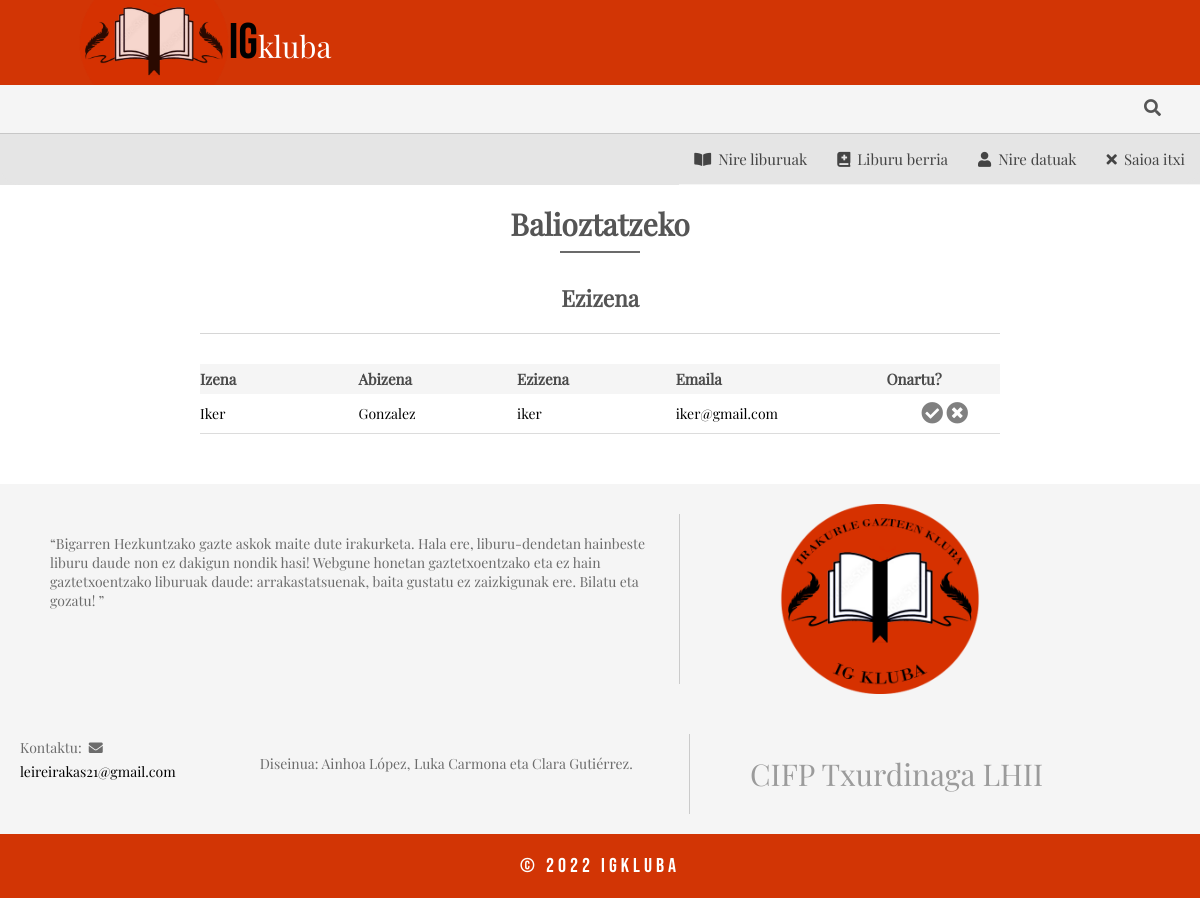
The app's page /validacion.php (signed in) with its own data.
### tables this page shows
CREATE TABLE usuarios (
  nombre varchar(20) NOT NULL,
  apellidos varchar(30) NOT NULL,
  correo varchar(30) NOT NULL,
  nickname varchar(30) NOT NULL,
  foto varchar(15) DEFAULT NULL,
  id_centro int(11) NOT NULL,
  fecha_nacimiento date DEFAULT NULL,
  tipo enum('Alumno','Profesor','Administrador') NOT NULL,
  validado tinyint(1) NOT NULL,
  movil char(9) DEFAULT NULL,
  password varchar(250) NOT NULL,
  id_nivel int(11),
  curso char(9) DEFAULT NULL
);

### validacion.php (the view, shortened to what this page needs)
<?php
include_once "database/conexion.php";
?>
<!DOCTYPE html>
<html lang="en">
<head>
<head>
    <link rel="stylesheet" href="https://cdnjs.cloudflare.com/ajax/libs/font-awesome/5.14.0/css/all.min.css">
    <link rel="stylesheet" href="css/estilos.css">
</head>
<body>
    <?php include('cabecera.php'); ?>
    <main class="container" id="validacion">
        <form action="validacion.php" method="post">
            <h1>Balioztatzeko</h1>
            <h2>Ezizena</h2>
            <table class="tabla-validar">
                <tr class="definicion-usuario">
                    <th>Izena</th>
                    <th>Abizena</th>
                    <th>Ezizena</th>
                    <th>Emaila</th>
                    <th>Onartu?</th>
                </tr>
                <?php
                $consulta = $miPDO->prepare("SELECT nombre, apellidos, nickname, correo FROM usuarios WHERE validado=0");
                $consulta->execute();
                $usuarios = $consulta->fetchAll();
                foreach ($usuarios as $posicion => $usuario) {
                    echo "<tr>";
                        echo "<td>" . $usuario['nombre'] . "</td>";
                        echo "<td>" . $usuario['apellidos'] . "</td>";
                        echo "<td>" . $usuario['nickname'] . "</td>";
                        echo "<td class='correo-usu' name= 'correo'>" . $usuario['correo'] . "</td>";
                        echo "<td>";
                            echo "<a class='boton_validacion validar-si' name='check' href='validacion.php?validado=1&correo=" . $usuario['correo'] . "' ><i class='fas fa-check-circle'></i></a> ";
                            echo "<a class='boton_validacion validar-no' name='check' href='validacion.php?validado=0&correo=" . $usuario['correo'] . "' ><i class='fas fa-times-circle'></i></a> ";
                        echo "</td>";
                    echo "</tr>";
                }
                ?>
            </table>
        </form>
    </main>
    <?php include('pie-pagina.php'); ?>
</body>
</html>

### css/estilos.css (style rules this page uses)
* { margin: 0; padding: 0; box-sizing: border-box; }
html { font-size: 0.625em; }
body { font-size: 1.5rem; }
#validacion { width: 100%; font-family: "Playfair"; display: flex; flex-direction: column; align-items: center; margin-top: 50px; }
#validacion form { width: 95%; max-width: 800px; }
#validacion h1 { text-align: center; display: flex; flex-direction: column; align-items: center; color: #555555; margin-top: 20px; margin-bottom: 30px; }
#validacion h1::after { content: ""; width: 80px; padding-top: 7px; border-bottom: 2px solid rgb(107, 107, 107); }
#validacion h2 { text-align: center; display: flex; flex-direction: column; align-items: center; color: #555555; margin-bottom: 30px; padding-bottom: 20px; border-bottom: 1px solid #d6d6d6; }
.tabla-validar th { padding: 5px 0; font-weight: bold; color:rgb(74, 74, 74); text-align: start; font-size: 1.5rem; }
.tabla-validar { width: 100%; border-collapse: collapse; margin-bottom: 20px; border-bottom: 1px solid rgb(220, 220, 220); }
.tabla-validar tr:first-child { background-color: #f5f5f5; }
.tabla-validar tr { background-color: white; }
.tabla-validar td { padding: 5px 0; font-size: 1.4rem; min-width: 77px; }
.tabla-validar td:last-child { display: flex; justify-content: center; min-width: 0; }
.boton_validacion { text-decoration: none; border-radius: 3px; margin: 3px; margin-right: 0; color: grey; }
.boton_validacion i { font-size: 2.2rem; }

### records on screen
usuarios: nombre "Iker", apellidos "Gonzalez", nickname "iker", correo "iker@gmail.com"
